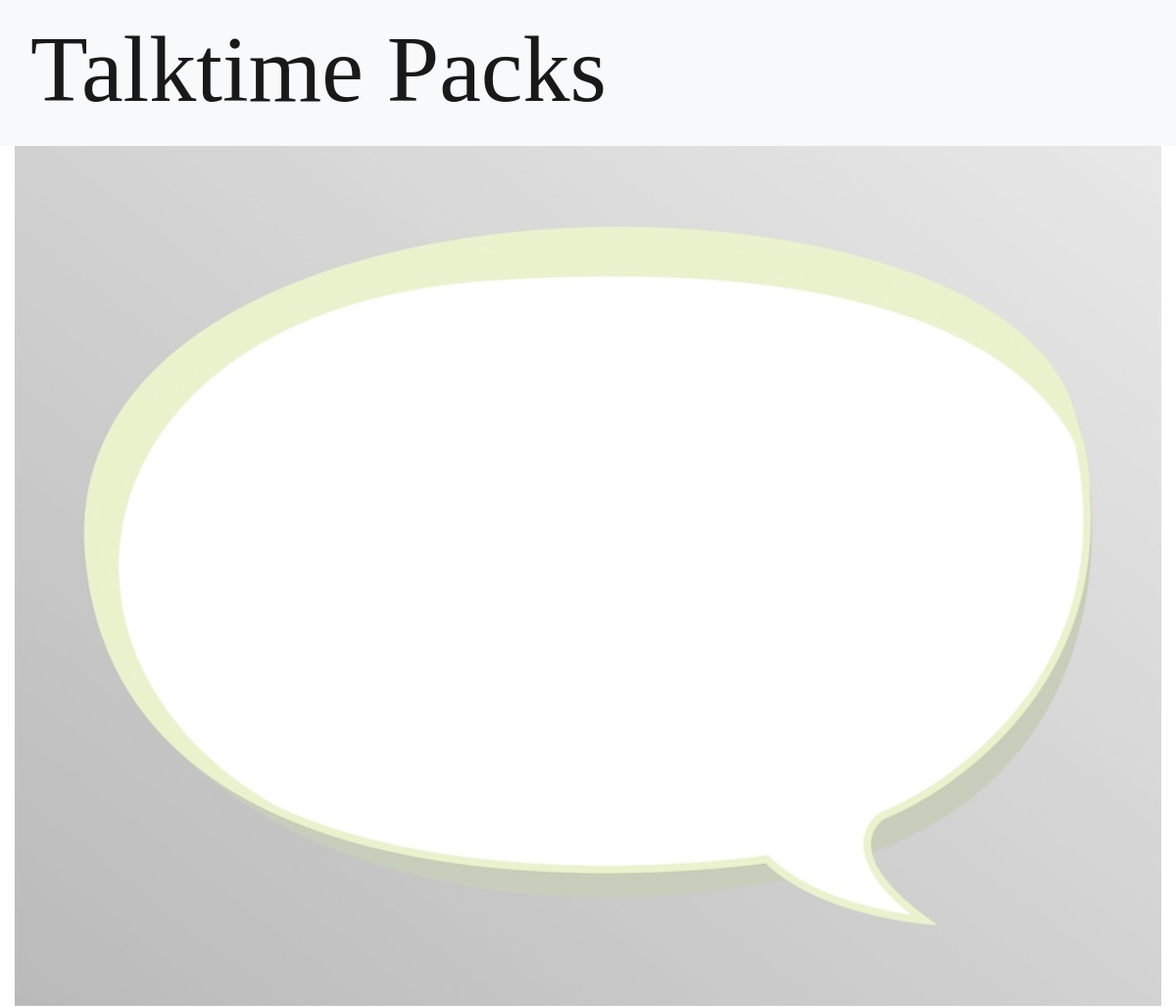
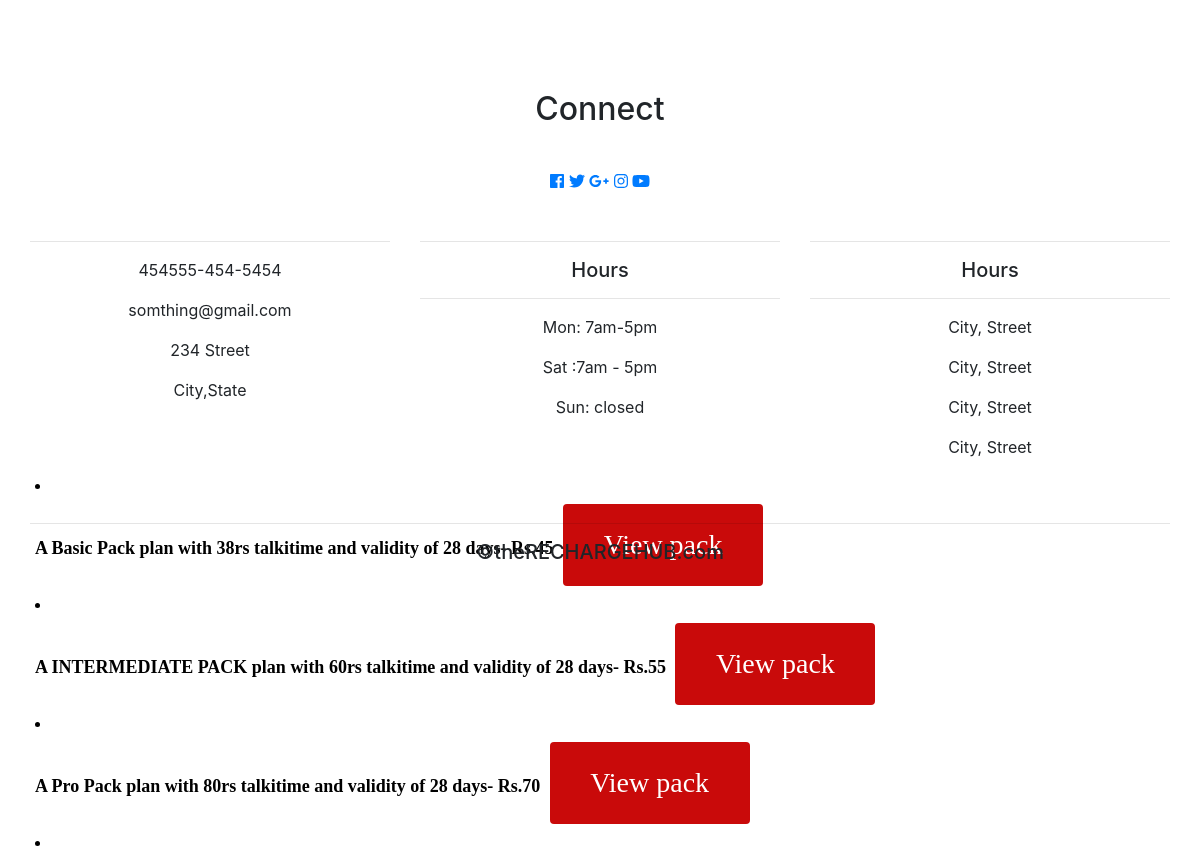
Page /talk on the committed database (2 pictures, top to bottom).
### main/models.py (models this page shows)
class Talktime(models.Model):
    id = models.IntegerField(primary_key=True)
    name = models.CharField(max_length=40)
    talk = models.CharField(max_length=40)
    vald = models.CharField(max_length=40)
    price = models.IntegerField()
    text = models.TextField()
    def __str__(self):
        return f" A  {self.name} plan with  {self.talk}rs talkitime and validity of {self.vald} days"

### main/views.py (the view)
# urls.py: path("talk", views.talk),
def talk(request):
    context={
        'talk' : Talktime.objects.all(),
    }
    return render(request,"main/talk.html",context)

### main/templates/main/talk.html (shortened to what this page needs)
{% extends "main/base.html" %}
{% block body %}
<nav class="navbar navbar-expand-md navbar-light bg-light sticky-top">
    <div class="container-fluid">
      <div class="navbar-brand" href="main/index.html"><div style="font-family: 'Times New Roman', Times, serif;" ><h1 class="display-1">Talktime Packs</h1></div>
    </div>
    </div>
  </nav>
  <div class="container-fluid padding">
    {% load static %}
    <img src="{% static "main/talk.jpg" %}" alt="My image" style="width:100%; opacity: 0.3;">
    <div class="text-block" >
      {% for items in talk %}
             <li> <form method='POST' action="/browse">
              {{ items }}- Rs.{{ items.price }}
              <button type="submit" class="button"><span>View pack</span></button>
            </form></li>
           {% endfor %}
    </div>
{% endblock %}

### main/static/main/style.css (style rules this page uses)
html,body { height: 100%; width: 100%; font-family: 'Poppins' , sans-serif; color: #222; }

### main/templates/main/talk.html (style rules this page uses)
.button { border-radius: 4px; background-color: rgb(201, 10, 10); border: none; color: #FFFFFF; text-align: center; font-size: 28px; padding: 20px; width: 200px; transition: all 0.5s; cursor: pointer; margin: 5px; }
.button span { cursor: pointer; display: inline-block; position: relative; transition: 0.5s; }
.button span:after { content: '\00bb'; position: absolute; opacity: 0; top: 0; right: -20px; transition: 0.5s; }
.text-block { position: absolute; bottom: -90px; color: rgb(0, 0, 0); padding-left: 20px; padding-right: 20px; font-weight: 700; font-size: large; font-family: Cambria, Cochin, Georgia, Times, 'Times New Roman', serif; }

### rows in the picture
Talktime: name+talk+vald "A Basic Pack plan with 38rs talkitime and validity of 28 days", price "45"
Talktime: name+talk+vald "A INTERMEDIATE PACK plan with 60rs talkitime and validity of 28 days", price "55"
Talktime: name+talk+vald "A Pro Pack plan with 80rs talkitime and validity of 28 days", price "70"
